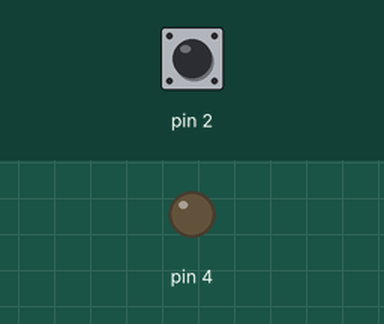
Recording of a sketch running on a simulated Arduino Uno, built with avr-gcc and run on an emulated ATmega328P. On the bench: output pins drawn as LEDs (lit = HIGH). The inputs (shaded band) are chosen by the test bench; at power-on: pin 2 HIGH.

Above: at 1.2 s.
1.3 s: pin 2 pulled LOW for 0.15 s
At 2.4 s:
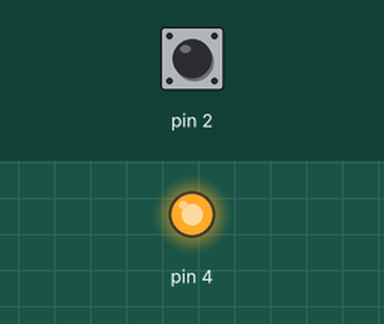
4.4 s: pin 2 pulled LOW for 1 s
At 8.2 s:
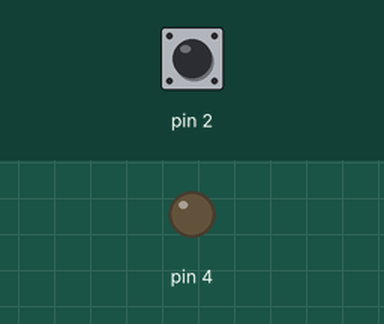
8.4 s: pin 2 pulled LOW for 3.2 s
At 9.0 s:
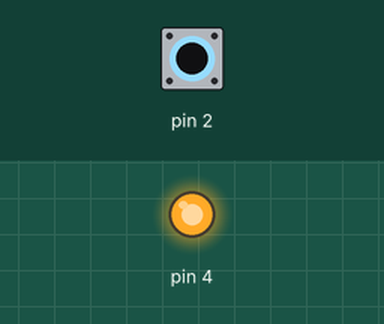
Timing chart, 0 to 12.9 s (numbered marks = the images above; inputs shaded):
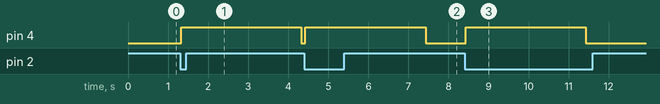

Measured:
- after the input at 1.3 s, pin 4: LOW → HIGH at once, → LOW 3.0 s later
- after the input at 4.4 s, pin 4: LOW → HIGH at once, → LOW 3.0 s later
- after the input at 8.4 s, pin 4: LOW → HIGH at once, → LOW 3.0 s later

The sketch:

reference.ino
```cpp
int stable=HIGH,last=HIGH; unsigned long ch=0; bool on=false; unsigned long t0=0;
void setup(){pinMode(2,INPUT_PULLUP);pinMode(4,OUTPUT);}
void loop(){
  int v=digitalRead(2);
  if(v!=last){ch=millis();last=v;}
  if(millis()-ch>=30 && v!=stable){
    stable=v;
    if(stable==LOW && !on){ on=true; t0=millis(); digitalWrite(4,HIGH); }
  }
  if(on && millis()-t0>=3000){ on=false; digitalWrite(4,LOW); }
}
```
